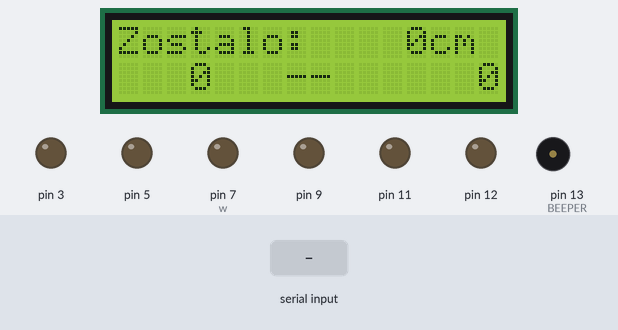
The sketch below on a simulated Arduino Uno, built with avr-gcc and run on an emulated ATmega328P. Parts: 16×2 character LCD, output pins drawn as LEDs (lit = HIGH), buzzer (waves = sounding, pin HIGH). The inputs (shaded band) are chosen by the test bench.

Above: at 1.3 s.
1.4 s: byte 102 ('f') received over Serial
At 1.99 s:
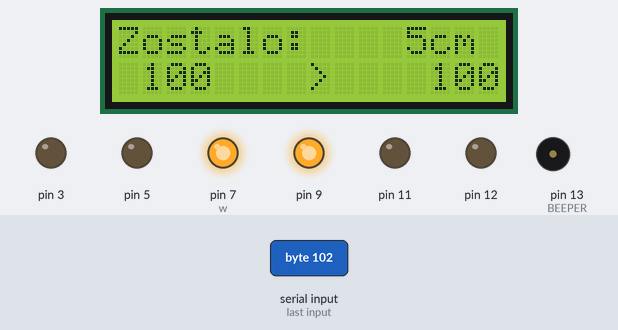
3.1 s: byte 98 ('b') received over Serial
At 3.6 s:
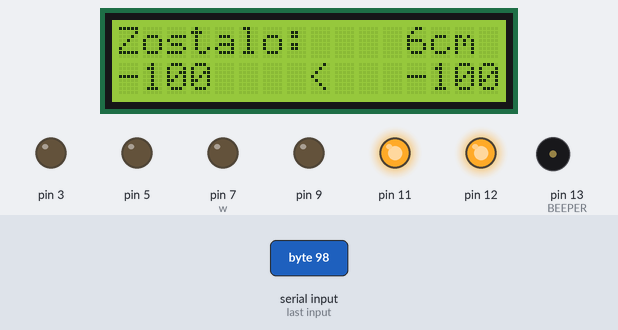
4.8 s: "<a>" received over Serial
At 6.0 s:
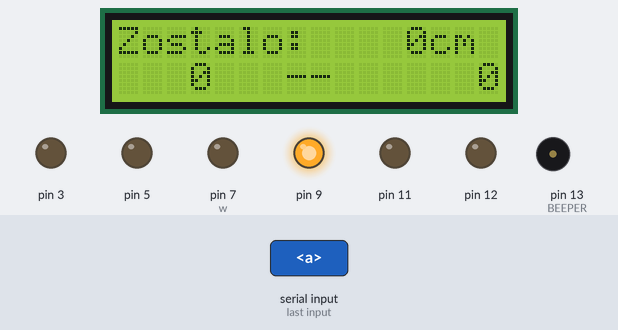
6.3 s: byte 122 ('z') received over Serial
At 7.2 s:
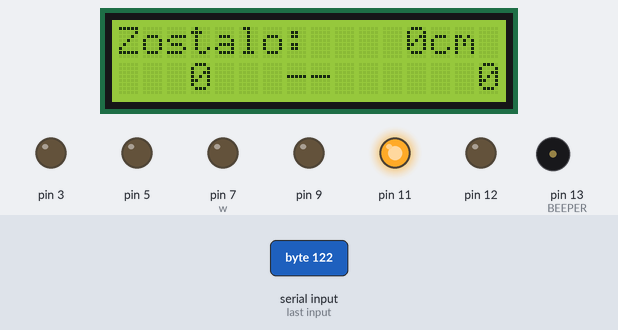
7.8 s: byte 49 ('1') received over Serial
At 8.4 s:
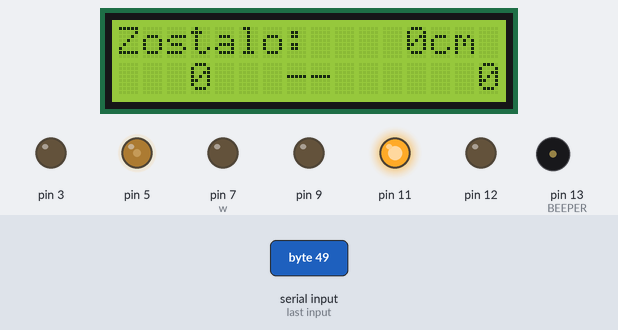
9.3 s: byte 99 ('c') received over Serial
At 10.7 s:
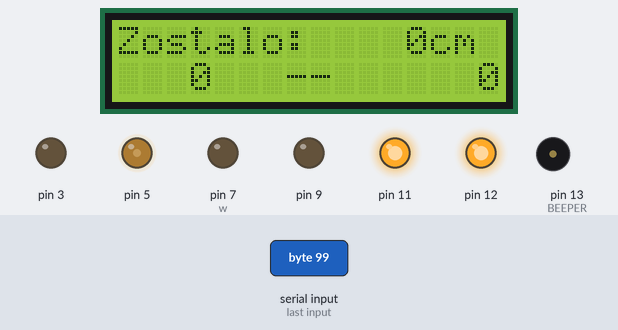
Timing chart, 0 to 11.8 s (numbered marks = the images above; inputs shaded):
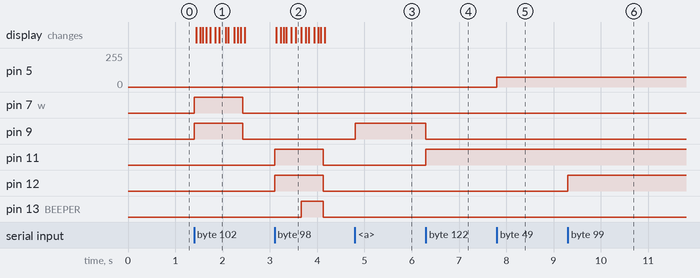

Measured:
- after the input at 1.4 s, pin 7 (w), pin 9: LOW → HIGH at once, → LOW 1.0 s later; the display: first changes at once (image 1 shows a later state)
- after the input at 3.1 s, pin 11, pin 12: LOW → HIGH at once, → LOW 1.0 s later; pin 13 (BEEPER): LOW → HIGH after 0.57 s, → LOW 0.46 s later; the display: first changes at once (image 2 shows a later state)
- after the input at 4.8 s, pin 9: LOW → HIGH at once
- after the input at 6.3 s, pin 9: HIGH → LOW at once; pin 11: LOW → HIGH at once
- after the input at 7.8 s, pin 5: 0/255 → 75/255 at once
- after the input at 9.3 s, pin 12: LOW → HIGH at once

The sketch:

a.ino
```cpp
#include <LiquidCrystal_I2C.h>
#include "Wheels.h"
#include "TimerOne.h"

#define BEEPER 13

// LCD
LiquidCrystal_I2C lcd(0x3f, 16, 2);

Wheels w;
volatile char cmd;

// ====== BEEPER ======
long int intPeriod = 500000;

void doBeep() {
  digitalWrite(BEEPER, digitalRead(BEEPER) ^ 1);
}

void startBeep(long period) {
  Timer1.attachInterrupt(doBeep, period);
}

void stopBeep() {
  Timer1.detachInterrupt();
  digitalWrite(BEEPER, LOW);
}

// ====== LCD ======
void aktualizujLCD(int pozostalo, int mocL, int mocP) {
  lcd.setCursor(0, 0);
  lcd.print("Zostalo: ");
  char buf[9];
  sprintf(buf, "%4dcm ", pozostalo);
  lcd.print(buf);

  lcd.setCursor(0, 1);

  char bufLewy[5];
  sprintf(bufLewy, "%4d", mocL);
  lcd.print(bufLewy);

  int sredniaMoc = (mocL + mocP) / 2;
  static int pozycjaAnimacji = 4;
  static unsigned long ostatniCzasAnimacji = 0;

  if (millis() - ostatniCzasAnimacji > 150) {
    if (sredniaMoc > 0) {
      pozycjaAnimacji++;
      if (pozycjaAnimacji > 11) pozycjaAnimacji = 4;
    } else if (sredniaMoc < 0) {
      pozycjaAnimacji--;
      if (pozycjaAnimacji < 4) pozycjaAnimacji = 11;
    }
    ostatniCzasAnimacji = millis();
  }

  for (int i = 4; i <= 11; i++) {
    lcd.setCursor(i, 1);
    if (sredniaMoc == 0) {
      lcd.print((i == 7 || i == 8) ? '-' : ' ');
    } else if (i == pozycjaAnimacji) {
      lcd.print(sredniaMoc > 0 ? '>' : '<');
    } else {
      lcd.print(' ');
    }
  }

  char bufPrawy[5];
  sprintf(bufPrawy, "%4d", mocP);
  lcd.setCursor(12, 1);
  lcd.print(bufPrawy);
}

void setup() {
  lcd.init();
  lcd.backlight();
  aktualizujLCD(0, 0, 0);

  w.attach(7,12,3,9,11,5);

  pinMode(BEEPER, OUTPUT);
  Timer1.initialize();

  Serial.begin(9600);
}

void loop() {
  while(Serial.available())
  {
    cmd = Serial.read();
    switch(cmd)
    {
      case 'w': w.forward(); break;
      case 'x': w.back(); break;
      case 'a': w.forwardLeft(); break;
      case 'd': w.forwardRight(); break;
      case 'z': w.backLeft(); break;
      case 'c': w.backRight(); break;
      case 's': w.stop(); stopBeep(); aktualizujLCD(0,0,0); break;

      case '1': w.setSpeedLeft(75); break;
      case '2': w.setSpeedLeft(200); break;
      case '9': w.setSpeedRight(75); break;
      case '0': w.setSpeedRight(200); break;
      case '5': w.setSpeed(100); break;

      case 'f': w.goForward(10); break;
      case 'b': w.goBack(10); break;
    }
  }
}
```

Wheels.cpp
```cpp
#include <Arduino.h>
#include "Wheels.h"

#define SET_MOVEMENT(side,f,b) digitalWrite(side[0], f); \
                               digitalWrite(side[1], b)

#define TIME_PER_CM 100

extern void aktualizujLCD(int pozostalo, int mocL, int mocP);
extern void startBeep(long period);
extern void stopBeep();

Wheels::Wheels() {}

void Wheels::attachRight(int pF, int pB, int pS)
{
    pinMode(pF, OUTPUT);
    pinMode(pB, OUTPUT);
    pinMode(pS, OUTPUT);
    pinsRight[0] = pF;
    pinsRight[1] = pB;
    pinsRight[2] = pS;
}

void Wheels::attachLeft(int pF, int pB, int pS)
{
    pinMode(pF, OUTPUT);
    pinMode(pB, OUTPUT);
    pinMode(pS, OUTPUT);
    pinsLeft[0] = pF;
    pinsLeft[1] = pB;
    pinsLeft[2] = pS;
}

void Wheels::attach(int pRF, int pRB, int pRS, int pLF, int pLB, int pLS)
{
    attachRight(pRF, pRB, pRS);
    attachLeft(pLF, pLB, pLS);
}

void Wheels::setSpeedRight(uint8_t s)
{
    speedRight = s;
    analogWrite(pinsRight[2], s);
}

void Wheels::setSpeedLeft(uint8_t s)
{
    speedLeft = s;
    analogWrite(pinsLeft[2], s);
}

void Wheels::setSpeed(uint8_t s)
{
    setSpeedLeft(s);
    setSpeedRight(s);
}

void Wheels::forwardLeft() { SET_MOVEMENT(pinsLeft, HIGH, LOW); }
void Wheels::forwardRight() { SET_MOVEMENT(pinsRight, HIGH, LOW); }
void Wheels::backLeft() { SET_MOVEMENT(pinsLeft, LOW, HIGH); }
void Wheels::backRight() { SET_MOVEMENT(pinsRight, LOW, HIGH); }

void Wheels::forward() { forwardLeft(); forwardRight(); }
void Wheels::back() { backLeft(); backRight(); }

void Wheels::stopLeft() { SET_MOVEMENT(pinsLeft, LOW, LOW); }
void Wheels::stopRight() { SET_MOVEMENT(pinsRight, LOW, LOW); }
void Wheels::stop() { stopLeft(); stopRight(); }

void Wheels::goForward(int cm)
{
    unsigned long czasJazdy = cm * TIME_PER_CM;
    unsigned long start = millis();

    forward();

    while (millis() - start < czasJazdy) {
        int przejechane = (millis() - start) / TIME_PER_CM;
        aktualizujLCD(cm - przejechane, speedLeft, speedRight);
    }

    stop();
    aktualizujLCD(0,0,0);
}

void Wheels::goBack(int cm)
{
    unsigned long czasJazdy = cm * TIME_PER_CM;
    unsigned long start = millis();

    // 🔥 częstotliwość zależna od prędkości
    long okres = map(speedLeft, 0, 255, 800000, 200000);
    startBeep(okres);

    back();

    while (millis() - start < czasJazdy) {
        int przejechane = (millis() - start) / TIME_PER_CM;
        aktualizujLCD(cm - przejechane, -speedLeft, -speedRight);
    }

    stop();
    stopBeep();
    aktualizujLCD(0,0,0);
}
```

Wheels.h
```cpp
#ifndef Wheels_h
#define Wheels_h

#include <Arduino.h>

class Wheels {
    public:
        Wheels();

        void attachRight(int pinForward, int pinBack, int pinSpeed);
        void attachLeft(int pinForward, int pinBack, int pinSpeed);
        void attach(int pRF, int pRB, int pRS, int pLF, int pLB, int pLS);

        void forward();
        void forwardLeft();
        void forwardRight();
        void back();
        void backLeft();
        void backRight();
        void stop();
        void stopLeft();
        void stopRight();

        void setSpeed(uint8_t);
        void setSpeedRight(uint8_t);
        void setSpeedLeft(uint8_t);

        void goForward(int cm);
        void goBack(int cm);

    private:
        int pinsRight[3];
        int pinsLeft[3];

        uint8_t speedLeft = 100;
        uint8_t speedRight = 100;
};

#endif
```
